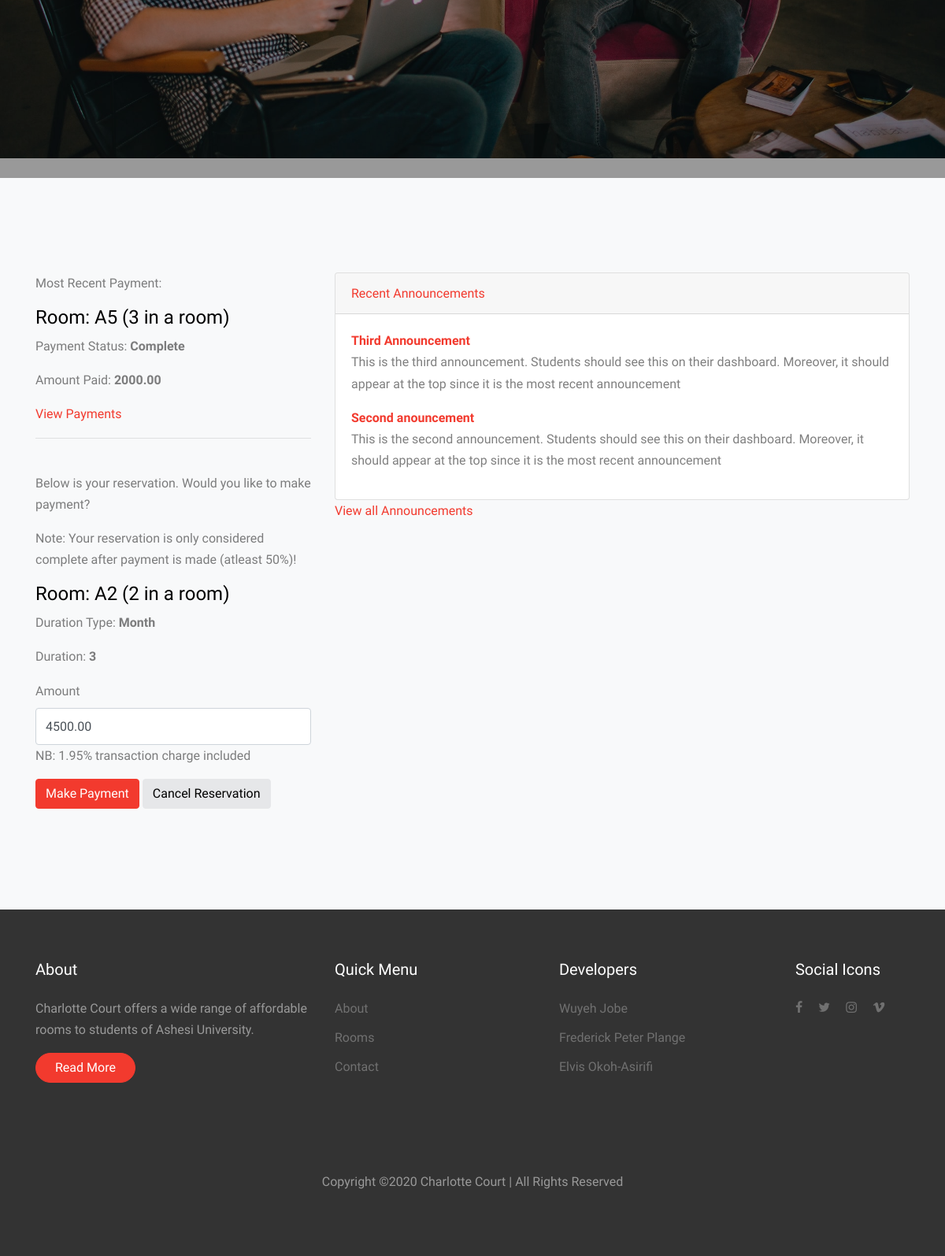
Before: /hostel/dashboard/ (signed in, lower part) with the older database file.
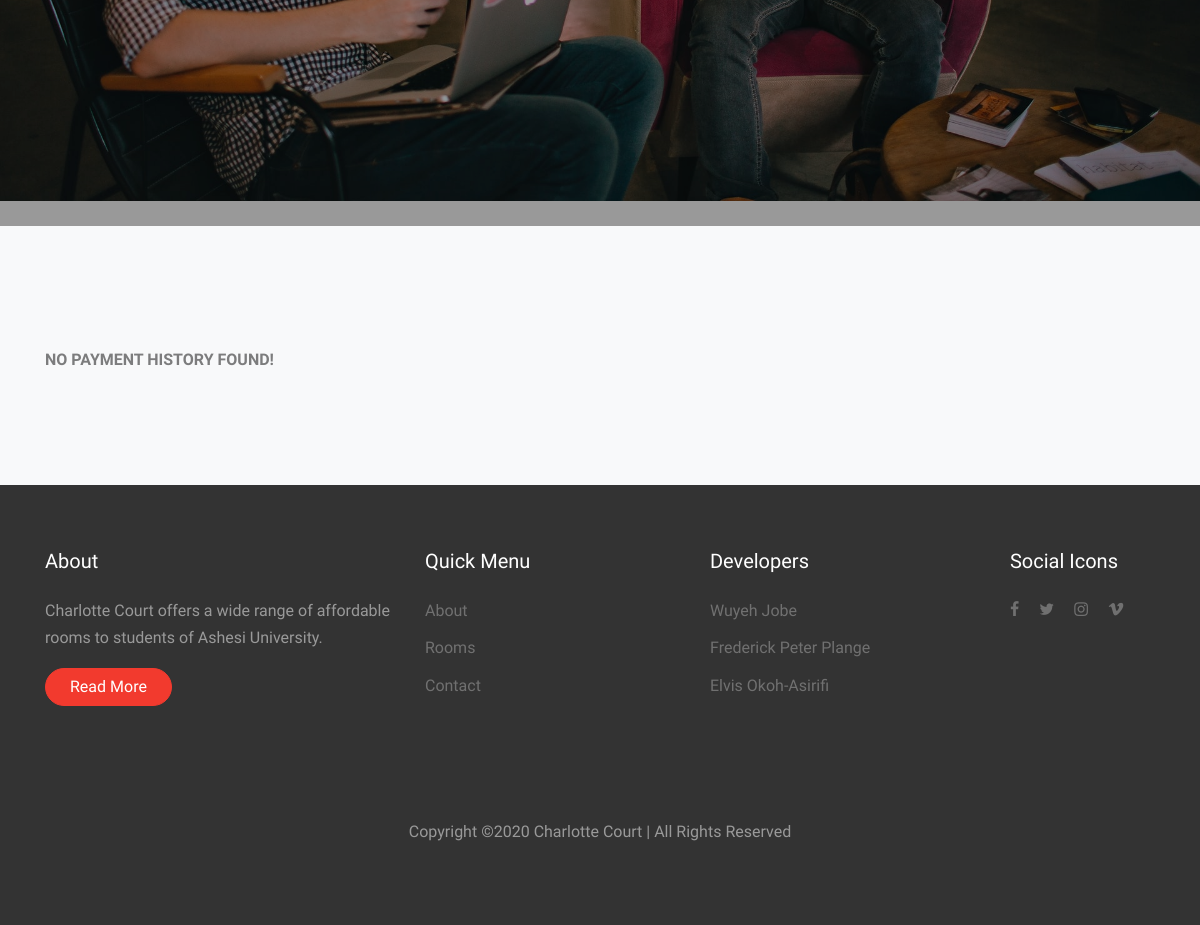
After: the same page with the newer database file.
### hostel/models.py (models this page shows, shortened)
class Payment(models.Model):
    user = models.ForeignKey(User, related_name='payments', on_delete=models.CASCADE)
    room = models.ForeignKey(Room, related_name='payments', on_delete=models.CASCADE)
    reservation = models.ForeignKey(Reservation, related_name='payments', on_delete=models.CASCADE)
    status = models.CharField(max_length=50, default='Pending')
    amount = models.DecimalField(max_digits=7, decimal_places=2)
    balance = models.DecimalField(max_digits=7, decimal_places=2, default=0.00)
    date_time = models.DateTimeField(auto_now_add=True)
    class Meta:
        ordering = ["date_time"]

class Room(models.Model):
    room_type = models.ForeignKey(Room_Type, related_name='rooms', on_delete=models.CASCADE)
    name = models.CharField(max_length=50, help_text='Name must be a maximum of 50 characters', unique=True)
    num_of_people = models.PositiveSmallIntegerField(default=0)
    status = models.CharField(max_length=30, default='Available') #full or available
    class Meta:
        ordering = ["name"]

class Room_Type(models.Model):
    capacity = models.PositiveSmallIntegerField()
    price_per_day = models.DecimalField(null=True, blank=True, max_digits=7, decimal_places=2)
    price_per_week = models.DecimalField(null=True, blank=True, max_digits=7, decimal_places=2)
    price_per_month = models.DecimalField(null=True, blank=True, max_digits=7, decimal_places=2)
    price_per_sem = models.DecimalField(max_digits=7, decimal_places=2)
    image1 = models.ImageField(null=True, blank=True, upload_to='static/images/', max_length=100)
    image2 = models.ImageField(null=True, blank=True, upload_to='static/images/', max_length=100)
    image3 = models.ImageField(null=True, blank=True, upload_to='static/images/', max_length=100)
    class Meta:
        ordering = ["capacity"]

class Reservation(models.Model):
    user = models.ForeignKey(User, related_name='reservations', on_delete=models.CASCADE)
    room = models.ForeignKey(Room, related_name='reservations', on_delete=models.CASCADE)
    date = models.DateTimeField(auto_now_add=True)
    DURATION_TYPE = (
        ('Day', 'Day'),
        ('Week', 'Week'),
        ('Month', 'Month'),
        ('Sem', 'Semester')
    )
    duration_type = models.CharField(max_length=5, choices=DURATION_TYPE)
    duration = models.PositiveSmallIntegerField(help_text='Example. 2 Semesters')
    class Meta:
        ordering = ["date"]

class Announcement(models.Model):
    title = models.CharField(max_length=100)
    message = models.TextField(max_length=2000)
    date_time = models.DateTimeField(auto_now_add=True)

### hostel/views.py (the view)
# urls.py: path('dashboard/', views.DashboardView.as_view(), name='dashboard'),
class DashboardView(ListView):
    model = Payment
    context_object_name = 'payments'
    template_name = 'my_dashboard.html'
    def get_context_data(self, **kwargs):
        context = super(DashboardView, self).get_context_data(**kwargs)
        context['announcements'] = Announcement.objects.order_by('-date_time')[:2]
        reservation = Reservation.objects.filter(user=self.request.user).order_by('-date')[:1]
        if reservation:
            duration_type = reservation[0].duration_type
            duration = reservation[0].duration
            amount = 0
            if duration_type == "Sem":
                amount = reservation[0].room.room_type.price_per_sem * duration
            elif duration_type == "Month":
                amount = reservation[0].room.room_type.price_per_month * duration
            elif duration_type == "Week":
                amount = reservation[0].room.room_type.price_per_week * duration
            elif duration_type == "Day":
                amount = reservation[0].room.room_type.price_per_day * duration
            payment = Payment.objects.filter(reservation=reservation)
            if not payment:
                context['reservations'] = reservation
                context['amount'] = amount
        return context
    def get_queryset(self):
        queryset = Payment.objects.select_related('reservation').filter(user=self.request.user).order_by('-date_time')[:1]
        return queryset

### templates/my_dashboard.html (shortened to what this page needs)
{% extends 'master.html' %}
{% block intro %}
<div class="site-blocks-cover overlay" style="background-image: url(/static/images/hero_1.jpg)" data-aos="fade" data-stellar-background-ratio="0.5">
    <div class="container">
      <div class="row align-items-center justify-content-center">
      </div>
    </div>
  </div>
{% endblock %}
{% block body %}
  <div class="site-section bg-light">
    <div class="container">
      <div class="row">
        <div class="col-lg-4 col-md-4 col-sm-10">
          {% if payments %}
            <p>Most Recent Payment:</p>
            {% for payment in payments %}
                <h4>Room: {{payment.room.name}} ({{payment.room.room_type.capacity}} in a room)</h4>
                <p>Payment Status: <strong>{{payment.status}}</strong></p>
                <p>Amount Paid: <strong>{{payment.amount}}</strong></p>
                <a href="{% url 'my-payments' %}">View Payments</a>
            {% endfor %}
            <hr>
            <br>
          {% else %}
            <strong>NO PAYMENT HISTORY FOUND!</strong>
          {% endif %}
          {% if reservations %}
            <p>Below is your reservation. Would you like to make payment?</p>
            <p>Note: Your reservation is only considered complete after payment is made (atleast 50%)!</p>
              {% for reservation in reservations %}
                <h4>Room: {{reservation.room.name}} ({{reservation.room.room_type.capacity}} in a room)</h4>
                <p>Duration Type: <strong>{{reservation.duration_type}}</strong></p>
                <p>Duration: <strong>{{reservation.duration}}</strong></p>
              <div class="form-group">
                  <label for="exampleForm2">Amount</label>
                  <input type="currency" id="pay_amount" class="form-control" value="{{amount}}">
                  <span class="helptext">NB: 1.95% transaction charge included</span>
              </div>
              <div class="form-group">
                <button class="btn btn-primary" onclick="payWithPaystack('{{reservation.pk}}', '{{reservation.room.pk}}')">Make Payment</button>
                <a href="{% url 'delete_reservation' reservation.pk %}" class="btn btn-secondary">Cancel Reservation</a>
              </div>
              {% endfor %}
          {% endif %}
        </div>
        <div class="col-lg-8 col-md-8 col-sm-10">
        {% if not errors and payments  %}
          <div id="accordion">
            <div class="card">
              <div class="card-header">
                <a class="card-link" data-toggle="collapse" href="#collapseOne">
                  Recent Announcements
                </a>
              </div>
              {% if announcements %}
                  <div id="collapseOne" class="collapse show" data-parent="#accordion">
                    <div class="card-body">
                      {% for announcement in announcements %}
                      <a href="#"><strong>{{announcement.title}}</strong></a>
                      <p>{{announcement.message}}</p>
                      {% endfor %}
                    </div>
                  </div>
              {% else %}
              <div id="collapseOne" class="collapse show" data-parent="#accordion">
                <div class="card-body">
                  <p>No anouncements</p>
                </div>
              </div>
              {% endif %}
            </div>
          </div>
          <a href="{% url 'coming_soon' %}">View all Announcements</a>
        {% endif %}
        </div>
      </div>
    </div>
  </div>
  {% endblock %}

Changed rows visible on the page:
removed Payment: room.name "A5", room.room_type.capacity "3", status "Complete", amount "2000.00"
removed Reservation: room.name "A2", room.room_type.capacity "2", duration_type "Month", duration "3", amount "4500.00"
no longer on this page (row unchanged): Announcement: title "Third Announcement", message "This is the third announcement. Students should see this on their dashboard. Moreover, it should appear at the top since it is the most recent announcement"
no longer on this page (row unchanged): Announcement: title "Second anouncement", message "This is the second announcement. Students should see this on their dashboard. Moreover, it should appear at the top since it is the most recent announcement"
Other visible differences:
text no longer shown: "Most Recent Payment: Below is your reservation. Would you like to make payment? Note: Your reservation is only considered complete after payment is made (atleast 50%)! Recent Announcements View all Announcements"
text now shown: "NO PAYMENT HISTORY FOUND!"
